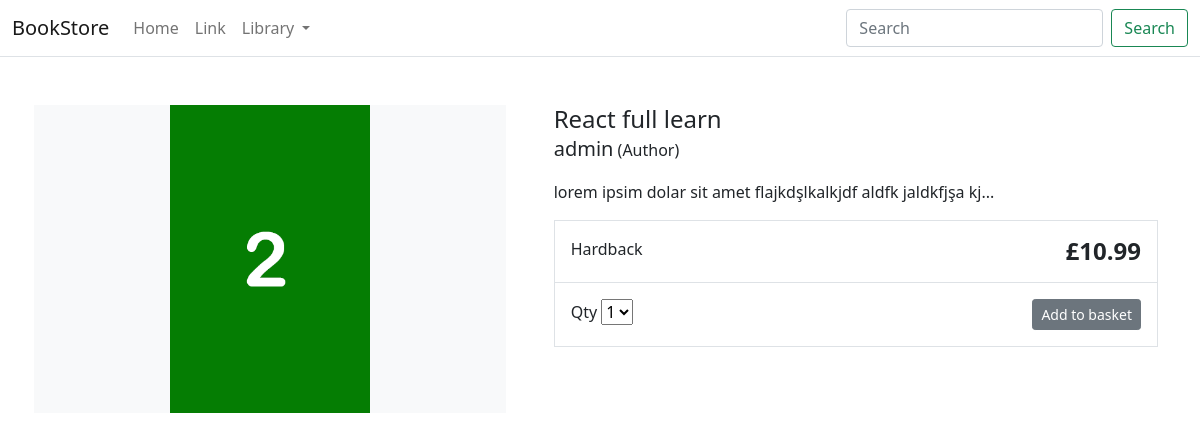
The app's page /item/react-full-learn/ with its own data.
### store/models.py (models this page shows, shortened)
class Product(models.Model):
    category = models.ForeignKey(Category, related_name='product', on_delete=models.CASCADE)
    created_by = models.ForeignKey(User, related_name='product_creator' ,on_delete=models.CASCADE)
    title = models.CharField(max_length=255)
    author = models.CharField(max_length=255, default='admin')
    description = models.TextField(blank=True)
    image = models.ImageField(upload_to='images/')
    slug = models.SlugField(max_length=255)
    price = models.DecimalField(max_digits=4, decimal_places=2)
    in_stock = models.BooleanField(default=True)
    is_active = models.BooleanField(default=True)
    created = models.DateTimeField(auto_now_add=True)
    updated = models.DateTimeField(auto_now=True)
    class Meta:
        verbose_name_plural = 'Products'
        ordering = ('-created',)

### store/views.py (the view)
# urls.py: path('item/<slug:slug>/', views.product_detail, name='product_detail'),
def product_detail(request, slug):
    product = get_object_or_404(Product, slug=slug, in_stock=True)
    return render(request, 'store/products/detail.html', {'product': product})

### store/models.py (called while the page is built)
    def get_absolute_url(self):
        return reverse("store:category_list", kwargs={"category_slug": self.slug})

### store/views.py (called while the page is built)
def categories(request):
    return {
        'categories': Category.objects.all()
    }

### templates/store/products/detail.html (shortened to what this page needs)
{% extends "store/base.html" %}
{% load static %}
{% block content %}
<div class="container">
    <main class="pt-5">
        <div class="row g-3">
            <div class="col-md-5 col-lg-5 order-md-first bg-light">
                <img class="img-fluid mx-auto d-block" width="200px" alt="Responsive image" src="{{ product.image.url }}">
            </div>
            <div class="col-md-7 col-lg-7 ps-md-3 ps-lg-5">
                <h1 class="mb-0 h4">{{ product.title }}</h1>
                <p><span class="lead">{{ product.author }}</span> (Author)</p>
                <p>{{ product.description|slice:":355" }}...</p>
                <div class="border">
                    <div class="col border-bottom">
                        <div class="row p-3">
                            <div class="col-6">Hardback</div>
                            <div class="col-6 text-end"><span class="h4 fw-bold">£{{ product.price }}</span></div>
                        </div>
                    </div>
                    <div class="col">
                        <div class="row p-3">
                            <div class="col-6">
                                <label for="select">Qty</label>
                                <select id="select">
                                    <option value="">1</option>
                                </select>
                            </div>
                            <div class="col-6 text-end"><button type="button" class="btn btn-secondary btn-sm">Add to
                                    basket</button></div>
                        </div>
                    </div>
                </div>
            </div>
        </div>
    </main>
</div>
{% endblock  %}

### records on screen
Product: image (picture), title "React full learn", author "admin", description "lorem ipsim dolar sit amet flajkdşlkalkjdf aldfk jaldkfjşa kj", price "10.99"
